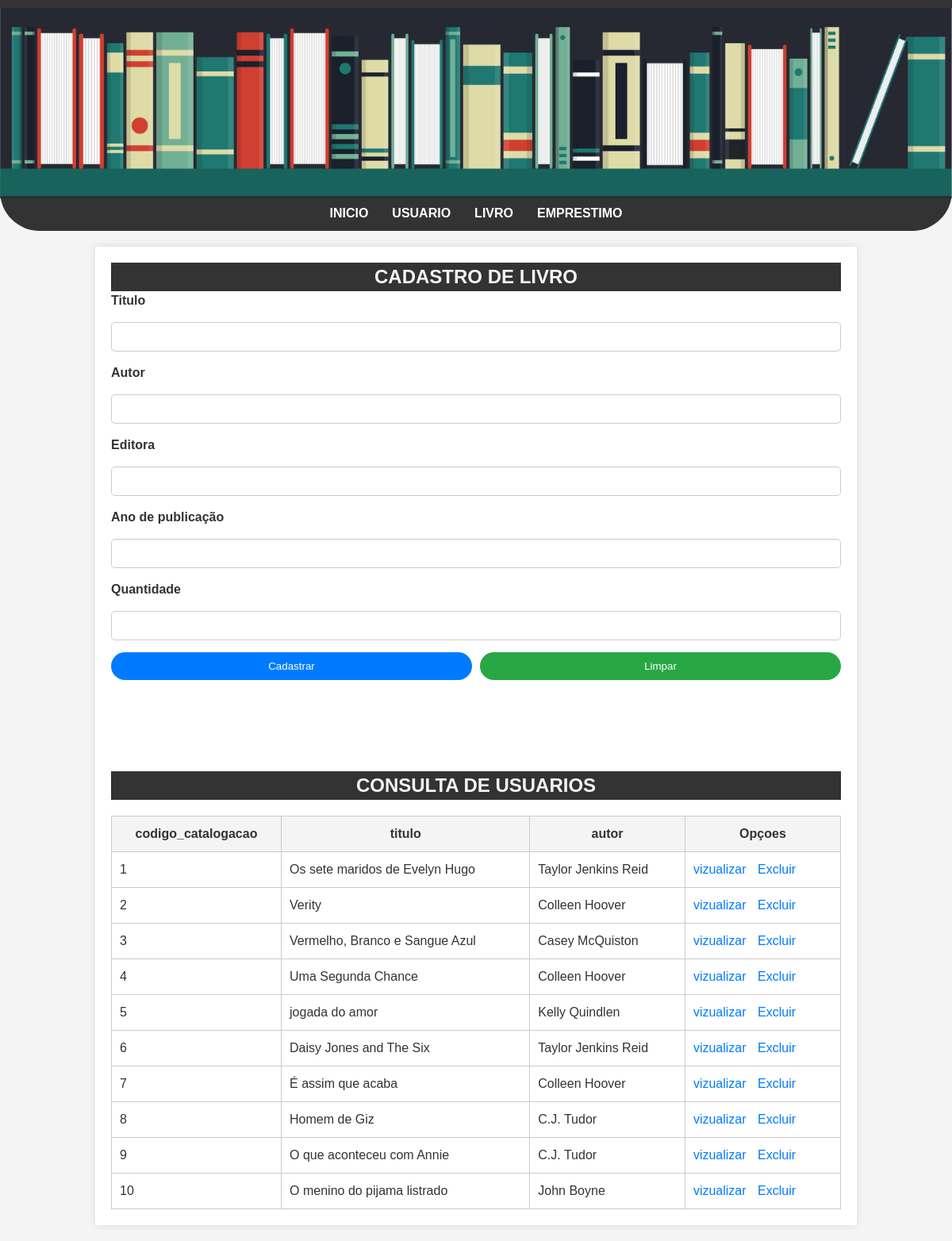
Page /livro.php on the committed database.
### tables this page shows
CREATE TABLE "tb_livro" (
	"codigo_catalogacao" INTEGER,
	"titulo" TEXT NOT NULL,
	"autor" TEXT NOT NULL,
	"editora" TEXT NOT NULL,
	"ano_de_publicacao" TEXT NOT NULL,
	PRIMARY KEY("codigo_catalogacao" AUTOINCREMENT)
);

### htdocs/livro.php (the view, shortened to what this page needs)
<?php
    try {
        $conectar = new PDO("sqlite:banco/banco_biblioteca.db");
        $sql = $conectar->query("SELECT * FROM tb_livro");
        $tb_livro = $sql->fetchAll(PDO::FETCH_ASSOC);
    } catch (\Throwable $th) {
        echo "nao ok";
    }
?>
<!DOCTYPE html>
<html lang="pt_br">
<head>
    <link rel="stylesheet" href="./css/estilos.css">
</head>
<body>
    <header>
       <img src="/img/Biblioteca-Banner.png" alt="Biblioteca-Banner">
       <nav class="menu">
            <ul>
                <li><a href="index.php">Inicio</a></li>
                <li><a href="usuarios.php">Usuario</a></li>
                <li><a href="livro.php">Livro</a></li>
                <li><a href="#">emprestimo</a></li>
            </ul>
       </nav>
    </header>
    <main>
    <div class="cadastro">
        <h2>Cadastro de livro</h2>
        <form action="livro_cadastro.php" method="POST">
            <label for="titulo">Titulo</label>
            <input type="text" name="titulo" id="titulo">
            <label for="autor">Autor</label>
            <input type="text" name="autor" id="autor">
            <label for="editora">Editora</label>
            <input type="text" name="editora" id="editora">
            <label for="ano_de_publicacao">Ano de publicação</label>
            <input type="text" name="ano_de_publicacao" id="ano_de_publicacao">
            <label for="quantidade">Quantidade</label>
            <input type="text" name="quantidade" id="quantidade">
            <div class="botoes">
                <input type="submit" value="Cadastrar">
                <input type="reset" value="Limpar">
            </div>
        </form>
    </div>
    <div class="consulta">
        <h2>Consulta de usuarios</h2>
        <table>
            <tr>
                <th>codigo_catalogacao</th>
                <th>titulo</th>
                <th>autor</th>
                <th>Opçoes</th>
            </tr>
            <?php
             for($i = 0; $i < count($tb_livro); $i++){
                echo "<tr>";
                echo "<td>" . $tb_livro[$i]['codigo_catalogacao'] . "</td>";
                echo "<td>" . $tb_livro[$i]['titulo'] . "</td>";
                echo "<td>" . $tb_livro[$i]['autor'] . "</td>";
                echo "<td> <a href='#'>vizualizar</a> <a href='#'>Excluir</a> </td>" ;
                echo "</tr>";
            }
            ?>
        </table>
    </div>
    </main>
</body>
</html>

### htdocs/css/estilos.css (style rules this page uses)
* { margin: 0; padding: 0; font-family: Arial, sans-serif; text-decoration: none; box-sizing: border-box; }
body { background-color: #f4f4f4; color: #333; font-size: 16px; line-height: 1.5; }
header { background-color: #333; color: #fff; padding: 10px 0; text-align: center; border-bottom-left-radius: 50px; border-bottom-right-radius: 50px; }
header img { width: 100%; }
nav ul { list-style-type: none; display: flex; justify-content: center; }
nav li { margin: 0 15px; }
nav a { color: #fff; font-weight: bold; transition: color 0.3s; text-transform: uppercase; }
main { width: 80%; max-width: 1200px; margin: 20px auto; background-color: #fff; padding: 20px; box-shadow: 0 0 10px rgba(0, 0, 0, 0.1); }
.cadastro { margin-bottom: 100px; }
h2 { width: 100%; background-color: #333; color: #f4f4f4; text-transform: uppercase; text-align: center; }
label { font-weight: bold; }
label, input { display: block; width: 100%; margin-bottom: 15px; }
input[type="text"] { padding: 10px; border: 1px solid #ccc; border-radius: 5px; }
.botoes { display: flex; justify-content: start; gap: 10px; }
.botoes input[type="submit"], .botoes input[type="reset"], .botoes input[type="button"] { padding: 10px 20px; border: none; border-radius: 50px; cursor: pointer; transition: background-color 0.3s; }
.botoes input[type="submit"] { background-color: #007BFF; color: #fff; }
.botoes input[type="reset"] { background-color: #28a745; color: #fff; }
table { width: 100%; border-collapse: collapse; margin-top: 20px; }
th, td, tr { padding: 10px; border: 1px solid #ccc; text-align: left; }
th { background-color: #f4f4f4; text-align: center; }
td a { color: #007BFF; margin-right: 10px; }

### rows in the picture
tb_livro: codigo_catalogacao "1", titulo "Os sete maridos de Evelyn Hugo", autor "Taylor Jenkins Reid"
tb_livro: codigo_catalogacao "2", titulo "Verity", autor "Colleen Hoover"
tb_livro: codigo_catalogacao "3", titulo "Vermelho, Branco e Sangue Azul", autor "Casey McQuiston"
tb_livro: codigo_catalogacao "4", titulo "Uma Segunda Chance", autor "Colleen Hoover"
tb_livro: codigo_catalogacao "5", titulo "jogada do amor", autor "Kelly Quindlen"
tb_livro: codigo_catalogacao "6", titulo "Daisy Jones and The Six", autor "Taylor Jenkins Reid"
tb_livro: codigo_catalogacao "7", titulo "É assim que acaba", autor "Colleen Hoover"
tb_livro: codigo_catalogacao "8", titulo "Homem de Giz", autor "C.J. Tudor"
tb_livro: codigo_catalogacao "9", titulo "O que aconteceu com Annie", autor "C.J. Tudor"
tb_livro: codigo_catalogacao "10", titulo "O menino do pijama listrado", autor "John Boyne"
